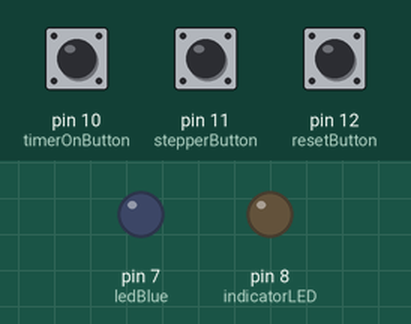
Bench run of a sketch on a simulated Arduino Uno, built with avr-gcc and run on an emulated ATmega328P. Shown: output pins drawn as LEDs (lit = HIGH). Dashed ring = blinking. Inputs (shaded band) come from the test bench; at power-on: pin 11 (stepperButton) LOW, pin 10 (timerOnButton) LOW, pin 12 (resetButton) LOW.

Above: at 1.4 s.
1.5 s: pin 11 (stepperButton) pulled HIGH for 0.15 s
At 2.7 s:
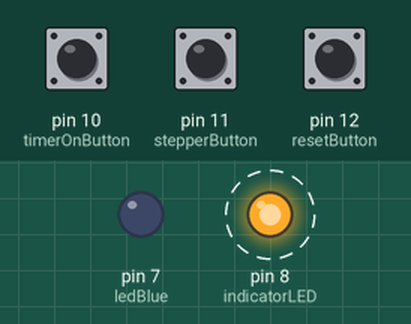
4.6 s: pin 10 (timerOnButton) pulled HIGH for 0.15 s
At 5.3 s:
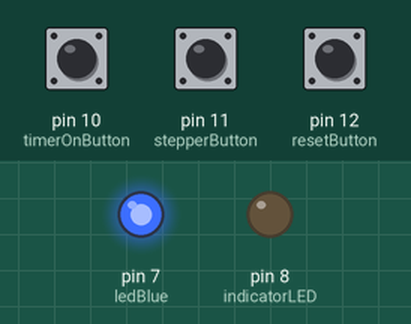
6.2 s: pin 11 (stepperButton) pulled HIGH for 1 s
At 7.4 s:
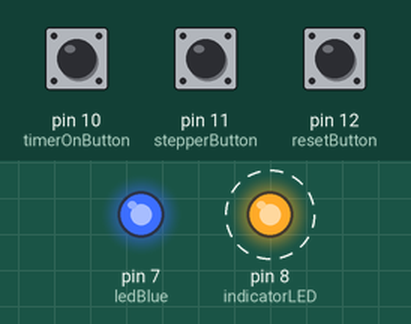
10.2 s: pin 12 (resetButton) pulled HIGH for 1 s
At 11.6 s:
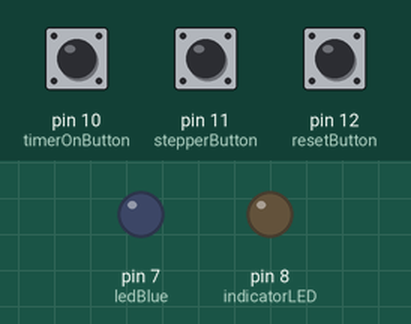
13.2 s: pin 12 (resetButton) pulled HIGH for 3.2 s
At 13.45 s:
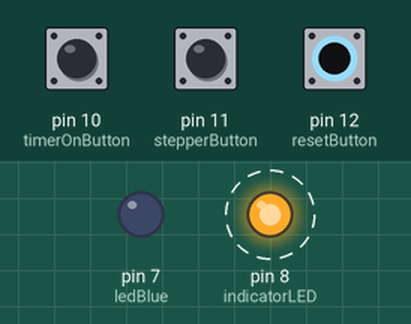
17.9 s: pin 10 (timerOnButton) pulled HIGH for 1 s
At 19.0 s:
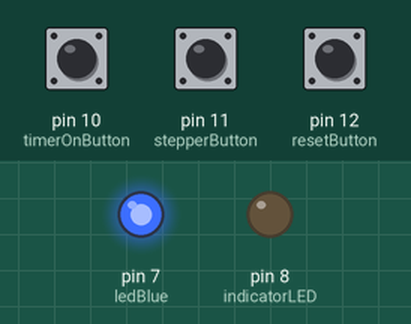
Timing chart, 0 to 20.9 s (numbered marks = the images above; inputs shaded):
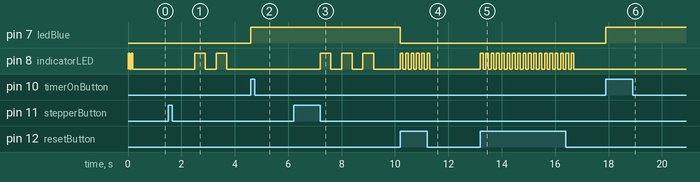

The sketch:

timed_off_LED_swich_2.ino
```cpp
/*
 * Push button.  LED turns ON for 10 seconds, then
 * turns OFF;  When it turns off, the Red LED blinks
 * for a defined number of times.
 *
 */

const int ledBlue = 7;         // RED
const int indicatorLED = 8;    // WHITE
const int timerOnButton = 10;  // GREEN
const int stepperButton = 11;  // ORANGE
const int resetButton = 12;    // YELLOW

bool isOn;
unsigned long timeStarted;
long timeElapsed;
long maxElapsedTime = 20*60000; // 20  minutes
int intervalNumber = 1;


void blinkLED(int ledPin, int count, int duration) {
   for (int i = 0; i < count; i++) {
    digitalWrite(ledPin, HIGH);
    delay(duration);
    digitalWrite(ledPin, LOW);
    delay(duration);
   }
   digitalWrite(ledPin, LOW);
  }

void setup() {

  pinMode(ledBlue, OUTPUT);
  pinMode(indicatorLED, OUTPUT);
  pinMode(timerOnButton, INPUT);
  pinMode(stepperButton, INPUT);
  pinMode(resetButton, INPUT);

  // Serial.begin(9600);

  isOn = false;
  blinkLED(indicatorLED, 2, 60);

}

void resetValues () {
  intervalNumber = 1;
  isOn = false;
  digitalWrite(ledBlue, LOW);
  blinkLED(indicatorLED, 3, 100);
  digitalWrite(indicatorLED, LOW);

}

void loop() {

   if (digitalRead(timerOnButton) == HIGH) {

     timeStarted = millis();
     digitalWrite(ledBlue, HIGH);
     digitalWrite(indicatorLED, LOW);
     isOn = true;
    }

    if (digitalRead(resetButton) == HIGH) {
          resetValues();
        // digitalWrite(indicatorLED, HIGH);
    } else if (digitalRead(resetButton) == LOW) {
          digitalWrite(indicatorLED, LOW);
    }

    if (digitalRead(stepperButton) == HIGH) {
      intervalNumber = intervalNumber + 1;
      if (intervalNumber > 3) { intervalNumber = 1; }
      digitalWrite(indicatorLED, LOW);
      delay(1000);
      blinkLED(indicatorLED, intervalNumber, 400);
    }

    if (isOn == true) {
       timeElapsed = millis() - timeStarted;
    }

    if (timeElapsed > intervalNumber * maxElapsedTime) {
        digitalWrite(ledBlue, LOW);
        blinkLED(indicatorLED, 5, 150);
        isOn = false;
        timeStarted = millis();
        timeElapsed = 0;

    }


    // Serial.println(intervalNumber);

}
```

Measured:
- after the input at 1.5 s, pin 8 (indicatorLED): alternates HIGH for 0.40 s and LOW for 0.40 s, 4 changes in all, then stays LOW, starting after 1.0 s
- after the input at 4.6 s, pin 7 (ledBlue): LOW → HIGH at once
- after the input at 6.2 s, pin 8 (indicatorLED): alternates HIGH for 0.40 s and LOW for 0.40 s, 6 changes in all, then stays LOW, starting after 1.0 s
- after the input at 10.2 s, pin 7 (ledBlue): HIGH → LOW at once; pin 8 (indicatorLED): alternates HIGH for 0.10 s and LOW for 0.10 s, 12 changes in all, then stays LOW, starting at once
- after the input at 13.2 s, pin 8 (indicatorLED): alternates HIGH for 0.10 s and LOW for 0.10 s, 36 changes in all, then stays LOW, starting at once
- after the input at 17.9 s, pin 7 (ledBlue): LOW → HIGH at once
